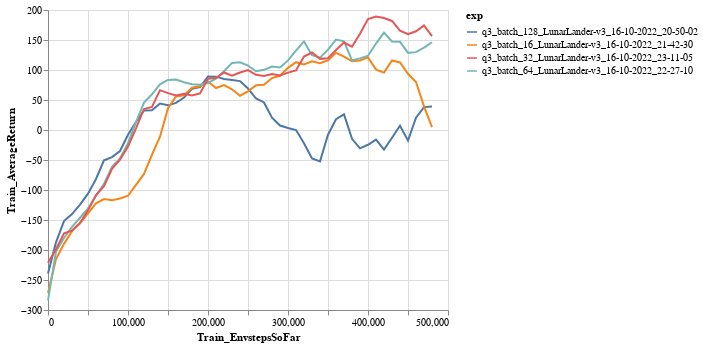

The notebook cell saved with this chart:
### Code cell
eventfiles = glob.glob(logdir)
xtag = 'Train_EnvstepsSoFar'
ytag = 'Train_AverageReturn'
df_q1  = make_dataframe(eventfiles, xtag=xtag, ytag=ytag)

chart = alt.Chart(df_q1).mark_line().encode(
    x=xtag,
    y=ytag,
    color='exp'
)
chart = chart.configure_legend(
    labelLimit=1000
)
chart

### Figure 1 — Vega-Lite specification as saved in the notebook (floating-point values rounded to 4 significant figures; data arrays with more than 128 entries replaced by an {"elided": "..."} marker saying what was removed)
{"config": {"view": {"continuousWidth": 400, "continuousHeight": 300}, "legend": {"labelLimit": 1000}}, "data": {"name": "data-468607cd38bb4d3f2f2d5a6dc9d590d0"}, "mark": "line", "encoding": {"color": {"field": "exp", "type": "nominal"}, "x": {"field": "Train_EnvstepsSoFar", "type": "quantitative"}, "y": {"field": "Train_AverageReturn", "type": "quantitative"}}, "$schema": "https://vega.github.io/schema/vega-lite/v4.17.0.json", "datasets": {"data-468607cd38bb4d3f2f2d5a6dc9d590d0": {"elided": "196 records"}}}
